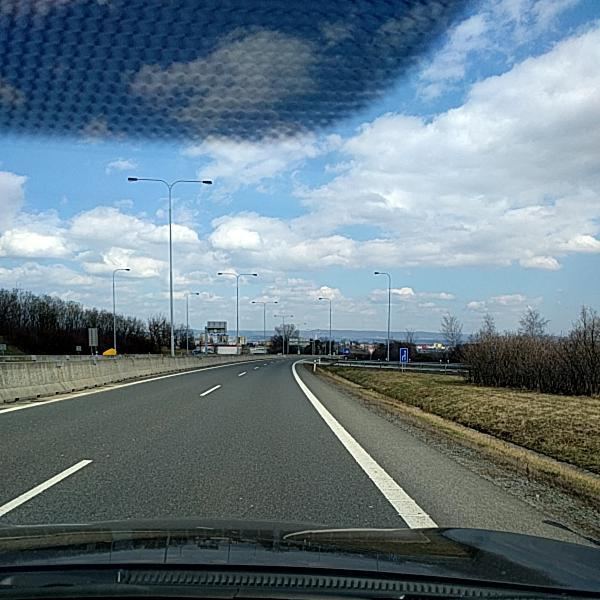
#> input picture sample-1.jpg, 600 x 600 px
$ python main.py
#> lines starting #> are read from the running program, lines starting #| are printed output that depends on the picture; after the words box and inside, x2 and y2 are one past the last pixel; in counts of white or black regions, pixels touching at a corner belong together
import os
import math
import cv2
import numpy as np
from matplotlib import pyplot as plt  # To show on the screen
from PIL import Image


def PutText(index, pt1):
    cv2.putText(rgb, "line-" + str(index), pt1, cv2.FONT_HERSHEY_SIMPLEX, 0.5, (0, 0, 0), 2)

# Read the image
file = "sample-1.jpg"
img = cv2.imread(file)
#> img is the input picture: shape (600, 600, 3); mean B, G, R 133.2, 122.9, 104.2
rgb2 = cv2.cvtColor(img, cv2.COLOR_BGR2RGB)
rgb = cv2.cvtColor(img, cv2.COLOR_BGR2RGB)

plt.imshow(rgb)
plt.title('Original Image')
plt.show()
# Make it Black & White

gray = cv2.cvtColor(img, cv2.COLOR_BGR2GRAY)
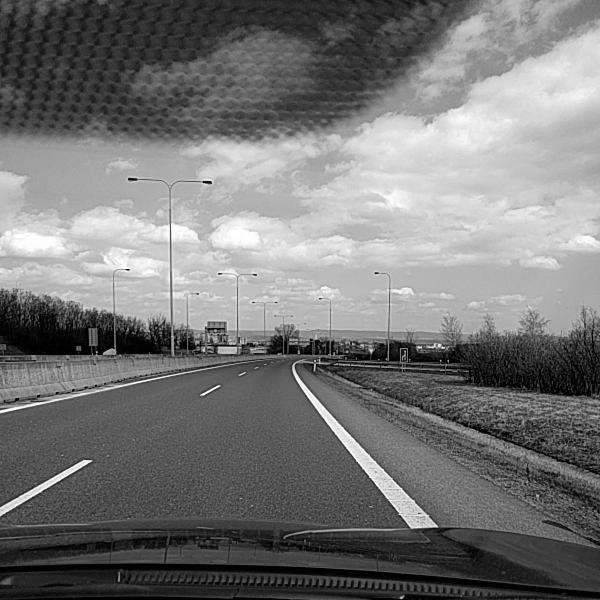
#> gray: shape (600, 600); min 0, max 255, mean 118.5
edges = cv2.Canny(rgb, 300, 500)
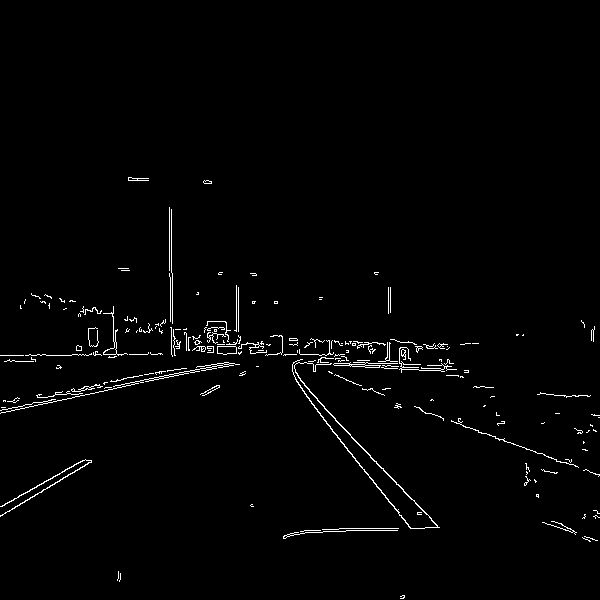
#> edges: shape (600, 600); 1.5% white in thin lines or dots, all inside (x1, y1, x2, y2) = (0, 177, 600, 599)

#edges2 = cv2.Canny(gray, 300, 500, apertureSize=3)


plt.imshow(edges)
plt.title('Edge Image')
plt.xticks([]), plt.yticks([])
#cv2.imwrite("gray.png", edges)
plt.show()

lines = cv2.HoughLinesP(edges, 1, np.pi / 180, 20, 30, 5)
#> lines = 144 rows, first 6: [300, 354, 318, 354], [324, 408, 426, 514], [46, 355, 71, 355], [165, 377, 187, 373], [398, 513, 410, 528], [419, 370, 431, 370]


"""
lines_list = []
lines2 = cv2.HoughLinesP(
    edges2,  # Input edge image
    1,  # Distance resolution in pixels
    np.pi / 180,  # Angle resolution in radians
    threshold=200,  # Min number of votes for valid line
    minLineLength=10,  # Min allowed length of line
    maxLineGap=5  # Max allowed gap between line for joining them
)
"""
"""
# Iterate over points
for points in lines2:
    # Extracted points nested in the list
    x1, y1, x2, y2 = points[0]
    # Draw the lines joing the points
    # On the original image
    cv2.line(rgb3, (x1, y1), (x2, y2), (0, 255, 0), 2)

    # Maintain a simples lookup list for points
    lines_list.append([(x1, y1), (x2, y2)])

plt.title("New All lines")
plt.imshow(rgb3)  # cmap prevents yellow image
#cv2.imwrite("all-lines.png", rgb3)

plt.show()

"""


im = Image.open(file)  # Can be many different formats.
pix = im.load()

colors = [
    ("black", (0, 0, 0)),
    ("silver", (192, 192, 192)),
    ("gray", (128, 128, 128)),
    ("light-gray", (191, 191, 191)),
    ("white", (255, 255, 255)),
    ("maroon", (128, 0, 0)),
    ("red", (255, 0, 0)),
    ("purple", (128, 0, 128)),
    ("fuchsia", (255, 0, 255)),
    ("green", (0, 128, 0)),
    ("lime", (0, 255, 0)),
    ("olive", (128, 128, 0)),
    ("yellow", (255, 255, 0)),
    ("navy", (0, 0, 128)),
    ("blue", (0, 0, 255)),
    ("teal", (0, 128, 128)),
    ("aqua", (0, 255, 255))
]

def distance(a,b):
    dx = a[0]-b[0]
    dy = a[1]-b[1]
    dz = a[2]-b[2]
    return math.sqrt(dx*dx+dy*dy+dz*dz)

def findclosest(pixel):
    mn = 999999
    for name, rgb in colors:
        d = distance(pixel, rgb)
        if d < mn:
            mn = d
            color = name
    return color


contours, z = cv2.findContours(edges, cv2.RETR_TREE, cv2.CHAIN_APPROX_SIMPLE)
#> contours = 233 contours, 212 with area under 20; largest, box (x1, y1, x2, y2) and area: (292, 359, 440, 529) 248, (0, 362, 240, 414) 138, (217, 346, 237, 355) 136, (217, 346, 237, 355) 135, (0, 459, 92, 517) 94; z = 233 rows, first 6: [1, -1, -1, -1], [2, 0, -1, -1], [3, 1, -1, -1], [4, 2, -1, -1], [5, 3, -1, -1], [9, 4, 6, -1]
width, height = im.size
#> width = 600; height = 600

#drawing all lines
for line in lines:
    pt1 = (line[0][0], line[0][1])
    pt2 = (line[0][2], line[0][3])
    cv2.line(rgb2, pt1, pt2, (0, 0, 255), 2)
#> this loop made 144 passes
#> (pt1, pt2) on passes 1 to 12: ((300, 354), (318, 354)), ((324, 408), (426, 514)), ((46, 355), (71, 355)), ((165, 377), (187, 373)), ((398, 513), (410, 528)), ((419, 370), (431, 370)), ((185, 371), (204, 368)), ((0, 355), (23, 355)), ((344, 446), (350, 453)), ((321, 357), (333, 358)), ((171, 214), (171, 270)), ((349, 364), (361, 364))
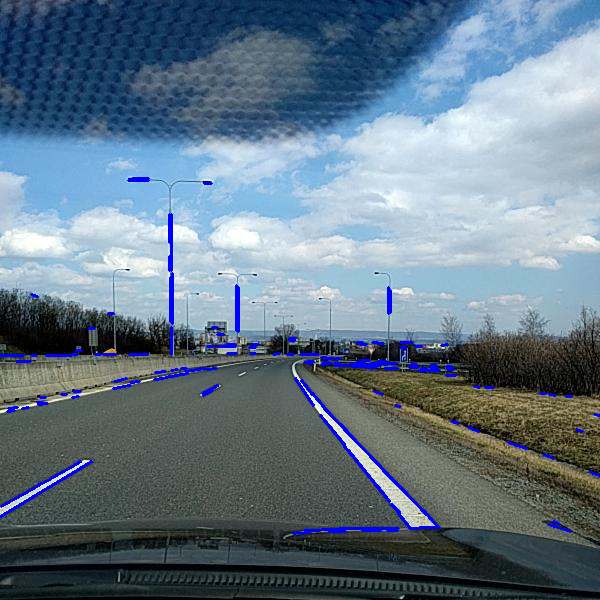
#> rgb2: shape (600, 600, 3); mean R, G, B 102.1, 120.7, 135.6
    # cv2.putText(rgb2, "line-"+str(index), pt1, cv2.FONT_HERSHEY_SIMPLEX, 0.5, (0, 0, 0), 2)
plt.title("All lines")
plt.imshow(rgb2)  # cmap prevents yellow image
plt.show()

#Labelling all lines or only someof them

def PutText(index, pt1):
        cv2.putText(rgb, "line-" + str(index), pt1, cv2.FONT_HERSHEY_SIMPLEX, 0.5, (0, 0, 0), 2)

# Index of the Lines
index = 0
all_lines = []
colored_lines = []

# Filitering the lines based on color and surrounding pixels
for line in lines:
    pt1 = (line[0][0], line[0][1])
    pt2 = (line[0][2], line[0][3])
    all_lines.append([index, pt1[0], pt1[1], pt2[0], pt2[1]])

    if pt1[1] < height/2 or pt2[1] < height/2:
        index = index + 1
        continue

    pick_color = "white"
    number_of_pix = 2

    # Original point
    if (findclosest(pix[pt1[0], pt1[1]]) == pick_color or findclosest(pix[pt2[0], pt2[1]]) == pick_color):
        cv2.line(rgb, pt1, pt2, (0, 0, 255), 2)
        colored_lines.append([index, pt1[0], pt1[1], pt2[0], pt2[1]])
        PutText(index, pt1)


    elif(pt1[0] + number_of_pix < width and pt1[1] + number_of_pix < height) and (pt2[0] + number_of_pix < width and pt2[1] + number_of_pix < height):
        for x in range(1, number_of_pix+1):

            # Upper left
            if (findclosest(pix[pt1[0]-x, pt1[1]-x]) == pick_color or findclosest(pix[pt2[0]-x, pt2[1]-x]) == pick_color):
                cv2.line(rgb, pt1, pt2, (0, 0, 255), 2)
                colored_lines.append([index, pt1[0], pt1[1], pt2[0], pt2[1]])
                PutText(index, pt1)
                break


            # Upper middle
            elif (findclosest(pix[pt1[0]-x, pt1[1]]) == pick_color or findclosest(pix[pt2[0]-x, pt2[1]]) == pick_color):
                cv2.line(rgb, pt1, pt2, (0, 0, 255), 2)
                colored_lines.append([index, pt1[0], pt1[1], pt2[0], pt2[1]])
                PutText(index, pt1)
                break


            # Upper right
            elif (findclosest(pix[pt1[0]-x, pt1[1]+x]) == pick_color or findclosest(pix[pt2[0]-x, pt2[1]+x]) == pick_color):
                cv2.line(rgb, pt1, pt2, (0, 0, 255), 2)
                colored_lines.append([index, pt1[0], pt1[1], pt2[0], pt2[1]])
                PutText(index, pt1)
                break


            # left
            elif (findclosest(pix[pt1[0], pt1[1]-x]) == pick_color or findclosest(pix[pt2[0], pt2[1]-x]) == pick_color):
                cv2.line(rgb, pt1, pt2, (0, 0, 255), 2)
                colored_lines.append([index, pt1[0], pt1[1], pt2[0], pt2[1]])
                PutText(index, pt1)
                break


            # right
            elif (findclosest(pix[pt1[0], pt1[1] + x]) == pick_color or findclosest(pix[pt2[0], pt2[1] + x]) == pick_color):
                cv2.line(rgb, pt1, pt2, (0, 0, 255), 2)
                colored_lines.append([index, pt1[0], pt1[1], pt2[0], pt2[1]])
                PutText(index, pt1)
                break


            #Lower right
            elif (findclosest(pix[pt1[0]+x, pt1[1]+x]) == pick_color or findclosest(pix[pt2[0]+x, pt2[1]+x]) == pick_color):
                cv2.line(rgb, pt1, pt2, (0, 0, 255), 2)
                colored_lines.append([index, pt1[0], pt1[1], pt2[0], pt2[1]])
                PutText(index, pt1)
                break


            # lower middle
            elif (findclosest(pix[pt1[0]+x, pt1[1]]) == pick_color or findclosest(pix[pt2[0]+x, pt2[1]]) == pick_color):
                cv2.line(rgb, pt1, pt2, (0, 0, 255), 2)
                colored_lines.append([index, pt1[0], pt1[1], pt2[0], pt2[1]])
                PutText(index, pt1)
                break


            # Lower left
            elif (findclosest(pix[pt1[0] + x, pt1[1]-x]) == pick_color or findclosest(pix[pt2[0] + x, pt2[1]-x]) == pick_color):
                cv2.line(rgb, pt1, pt2, (0, 0, 255), 2)
                colored_lines.append([index, pt1[0], pt1[1], pt2[0], pt2[1]])
                PutText(index, pt1)
                break

    index = index + 1
#> this loop made 144 passes
#> (pt1, pt2, pick_color, number_of_pix) on pass 1: ((300, 354), (318, 354), 'white', 2)
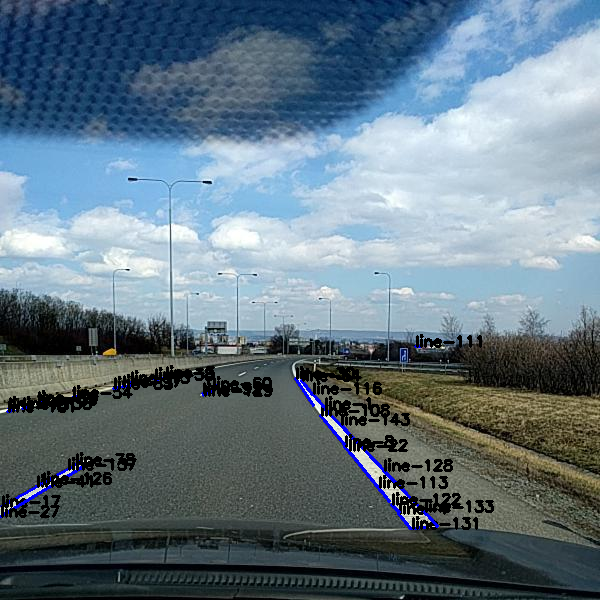
#> rgb: shape (600, 600, 3); mean R, G, B 100.2, 118.7, 130.5


# Writing the output text file
with open('all-lines.txt', 'w') as f:
    for line in all_lines:
        f.write("line-" + str(line[0]) + " [" + str(line[1]) + " " + str(line[2]) + " " + str(line[3]) + " " + str(line[4]) + "]\n")
#> this loop made 144 passes
#> line on passes 1 to 12: [0, 300, 354, 318, 354], [1, 324, 408, 426, 514], [2, 46, 355, 71, 355], [3, 165, 377, 187, 373], [4, 398, 513, 410, 528], [5, 419, 370, 431, 370], [6, 185, 371, 204, 368], [7, 0, 355, 23, 355], [8, 344, 446, 350, 453], [9, 321, 357, 333, 358], [10, 171, 214, 171, 270], [11, 349, 364, 361, 364]

with open('colored-lines.txt', 'w') as f:
    for line in colored_lines:
        f.write("line-" + str(line[0]) + " [" + str(line[1]) + " " + str(line[2]) + " " + str(line[3]) + " " + str(line[4]) + "]\n")
#> this loop made 35 passes
#> line on passes 1 to 12: [1, 324, 408, 426, 514], [3, 165, 377, 187, 373], [4, 398, 513, 410, 528], [8, 344, 446, 350, 453], [15, 130, 382, 139, 381], [17, 1, 506, 35, 487], [22, 348, 450, 380, 490], [27, 0, 516, 91, 461], [30, 295, 378, 313, 405], [38, 154, 379, 163, 378], [39, 38, 404, 47, 403], [41, 36, 486, 41, 483]


plt.title(pick_color+ " Lines" + " " + "("+str(number_of_pix)+") Pixel")
plt.imshow(rgb)
plt.show()

$ run again, with sample-2.jpg copied over sample-1.jpg
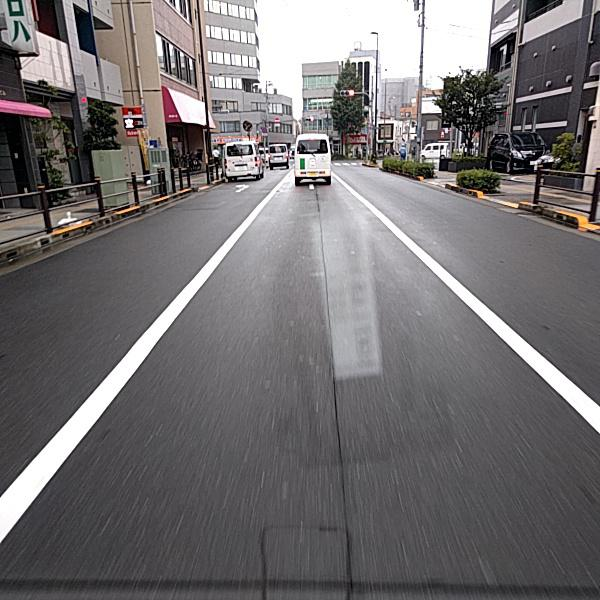
#> input picture sample-2.jpg, 600 x 600 px
#> img is the input picture: shape (600, 600, 3); mean B, G, R 113.1, 111.8, 114.9
#> `edges = cv2.Canny(rgb, 300, 500)`:
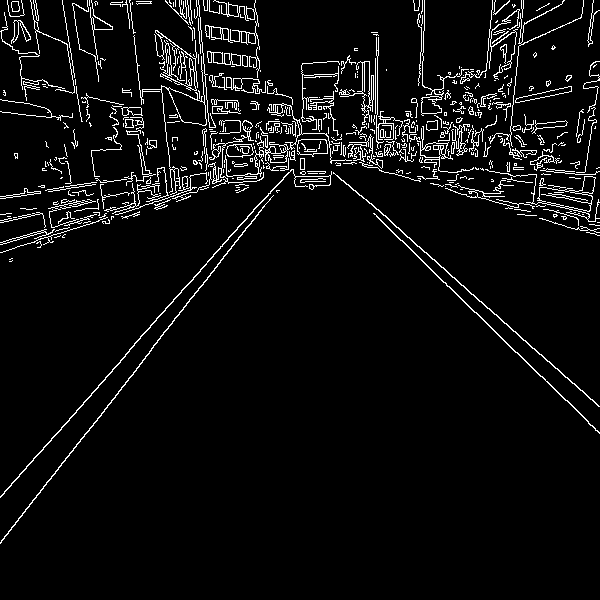
#> edges: shape (600, 600); 5.2% white in thin lines or dots
#> lines = 332 rows, first 6: [0, 543, 18, 520], [28, 243, 35, 241], [122, 203, 128, 202], [402, 240, 426, 264], [547, 381, 599, 433], [150, 325, 155, 320]
#> contours = 641 contours, 526 with area under 20; largest, box (x1, y1, x2, y2) and area: (485, 169, 600, 222) 1068, (133, 35, 207, 195) 878, (538, 187, 593, 212) 799, (168, 87, 207, 126) 786, (205, 0, 260, 50) 534; z = 641 rows, first 6: [1, -1, -1, -1], [2, 0, -1, -1], [3, 1, -1, -1], [4, 2, -1, -1], [5, 3, -1, -1], [6, 4, -1, -1]
#> the loop `for line in lines:` made 332 passes
#> the loop `for line in lines:` made 332 passes
#> after the loop `for line in lines:`:
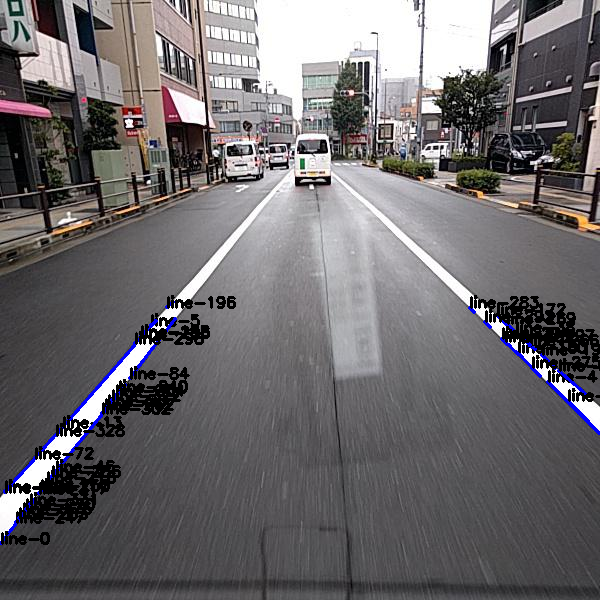
#> rgb: shape (600, 600, 3); mean R, G, B 109.6, 106.6, 109.1
#> the loop `for line in all_lines:` made 332 passes
#> line on passes 1 to 3: [0, 0, 543, 18, 520], [1, 28, 243, 35, 241], [2, 122, 203, 128, 202]
#> the loop `for line in colored_lines:` made 43 passes
#> line on passes 1 to 8: [0, 0, 543, 18, 520], [4, 547, 381, 599, 433], [5, 150, 325, 155, 320], [13, 62, 427, 134, 345], [38, 515, 332, 523, 339], [46, 55, 471, 104, 411], [72, 34, 458, 60, 429], [83, 558, 370, 588, 396]
